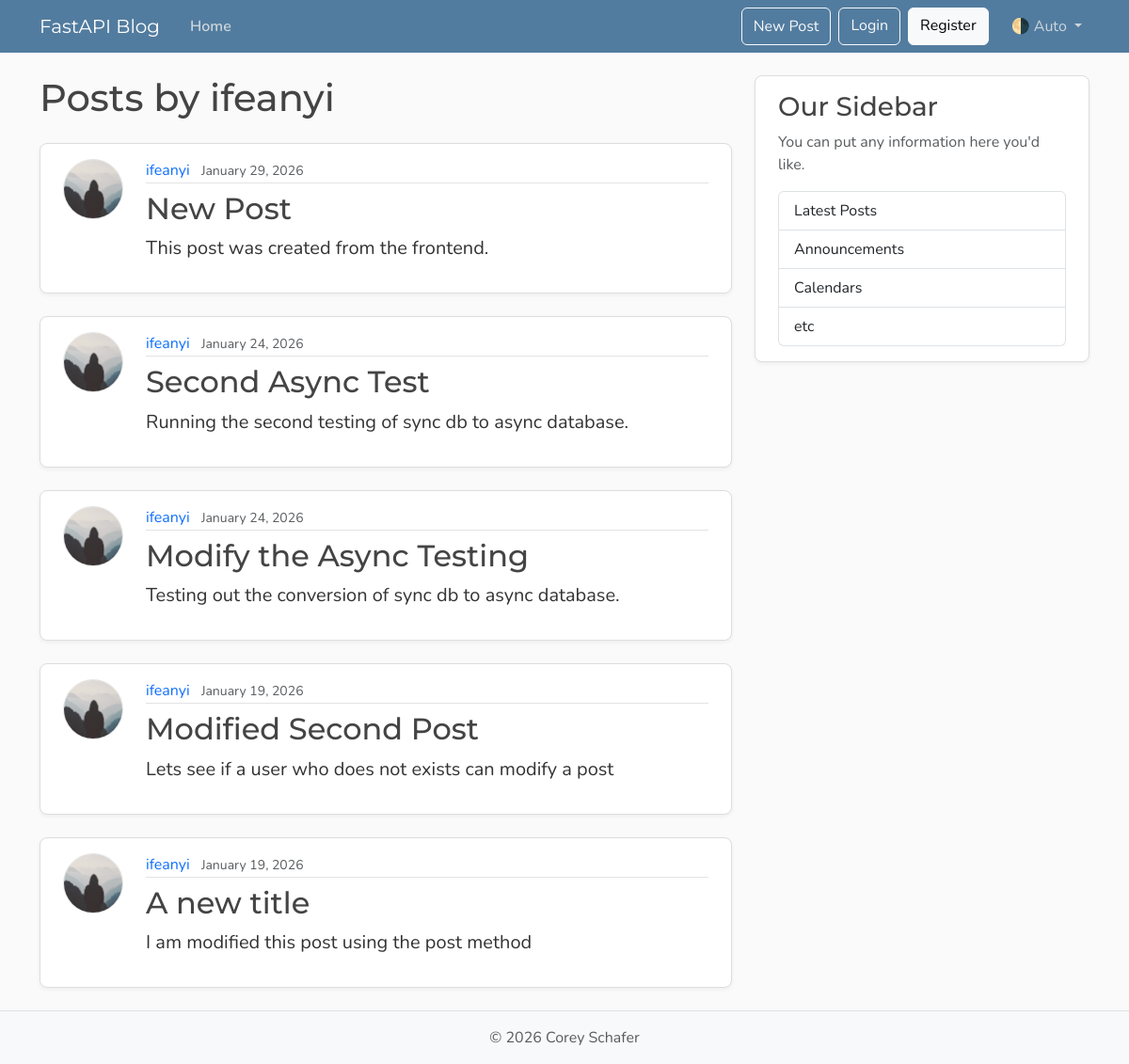
The page /user/1 on the database as committed earlier.
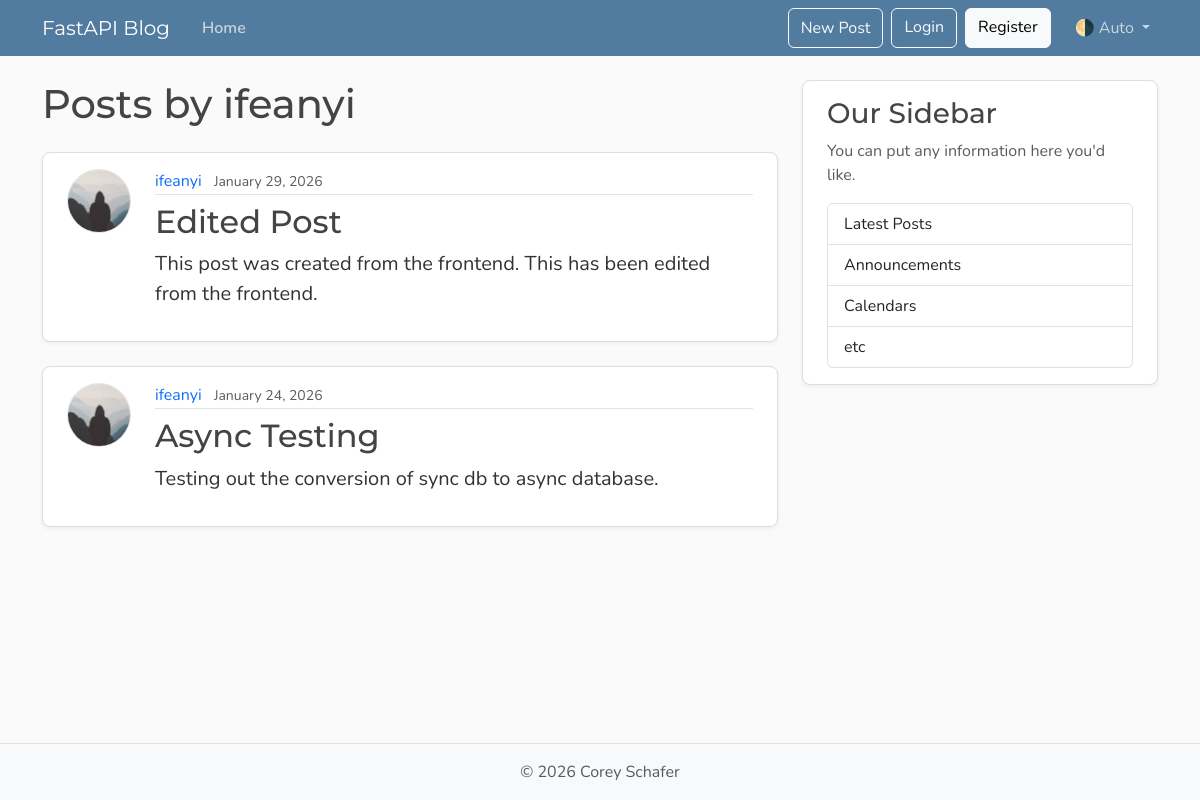
The same page on the database as committed later.
### models.py (models this page shows, shortened)
class Post(Base):
    __tablename__ = "posts"
    id: Mapped[int] = mapped_column(Integer, primary_key=True, index=True)
    title: Mapped[str] = mapped_column(String(100), nullable=False)
    content: Mapped[str] = mapped_column(Text, nullable=False)
    user_id: Mapped[int] = mapped_column(
        ForeignKey("users.id"),
        nullable=False,
        index=True
    )
    date_posted: Mapped[datetime] = mapped_column(
        DateTime(timezone=True),
        default= lambda: datetime.now(UTC)
    )
    author: Mapped[User] = relationship(back_populates="posts") # Many to one relationship

class User(Base):
    __tablename__ = "users"
    id: Mapped[int] = mapped_column(Integer, primary_key=True, index=True)
    email: Mapped[str] = mapped_column(String, unique=True, nullable=False)
    username: Mapped[str] = mapped_column(String, unique=True, nullable=False)
    image_file: Mapped[str | None] = mapped_column(String, nullable=True, default=None)
    posts: Mapped[list[Post]] = relationship(
        back_populates="author",
        cascade="all, delete-orphan"  # Cascade delete posts when user is deleted
    ) # One to many relationship

### main.py (the view)
@app.get("/user/{user_id}", include_in_schema=False, name="user_posts")
async def user_posts(request: Request, user_id: int, db: Annotated[AsyncSession, Depends(get_db)]):
    result = await db.execute(select(models.User).where(models.User.id == user_id))
    user = result.scalar_one_or_none()
    if not user:
        raise HTTPException(status_code=status.HTTP_404_NOT_FOUND, detail="User not found.")
    result = await db.execute(
        select(models.Post)
        .options(selectinload(models.Post.author))
        .where(models.Post.user_id == user_id)
        .order_by(models.Post.date_posted.desc())
    )
    user_posts = result.scalars().all()
    if not user_posts:
        raise HTTPException(status_code=status.HTTP_404_NOT_FOUND, detail="User has no posts.")
    return templates.TemplateResponse(
        request,
        "user_posts.html",
        {
            "posts": user_posts,
            "title": f"Posts by {user.username}"
        }
    )

### templates/user_posts.html
{% extends "layout.html" %}
{% block content %}
  <h1 class="mb-4">Posts by {{ posts[0].author.username }}</h1>
  {% for post in posts %}
    <article class="content-section py-3 px-4 mb-4">
      <div class="d-flex align-items-start gap-4">
        <img class="rounded-circle article-img flex-shrink-0"
             src="{{ post.author.image_path }}"
             alt="{{ post.author.username }}'s profile picture"
             width="64"
             height="64"
             loading="lazy">
        <div class="flex-grow-1">
          <div class="article-metadata mb-2">
            <a class="me-2"
               href="{{ url_for('user_posts', user_id=post.author.id) }}">{{ post.author.username }}</a>
            <small class="text-body-secondary">{{ post.date_posted.strftime("%B %d, %Y") }}</small>
          </div>
          <h2>
            <a class="article-title"
               href="{{ url_for('post_page', post_id=post.id) }}">{{ post.title }}</a>
          </h2>
          <p class="article-content">{{ post.content }}</p>
        </div>
      </div>
    </article>
  {% else %}
    <p class="text-body-secondary">No posts by this user yet.</p>
  {% endfor %}
{% endblock content %}

Rows that differ between the two databases and show on the page:
removed Post: author.username "ifeanyi", date_posted "January 24, 2026", title "Second Async Test", content "Running the second testing of sync db to async database."
removed Post: author.username "ifeanyi", date_posted "January 19, 2026", title "Modified Second Post", content "Lets see if a user who does not exists can modify a post"
removed Post: author.username "ifeanyi", date_posted "January 19, 2026", title "A new title", content "I am modified this post using the post method"
changed Post: title "New Post" → "Edited Post"; content "This post was created from the frontend." → "This post was created from the frontend. This has been edited from the frontend."
changed Post "Testing out the conversion of sync db to async database.": title "Modify the Async Testing" → "Async Testing"
